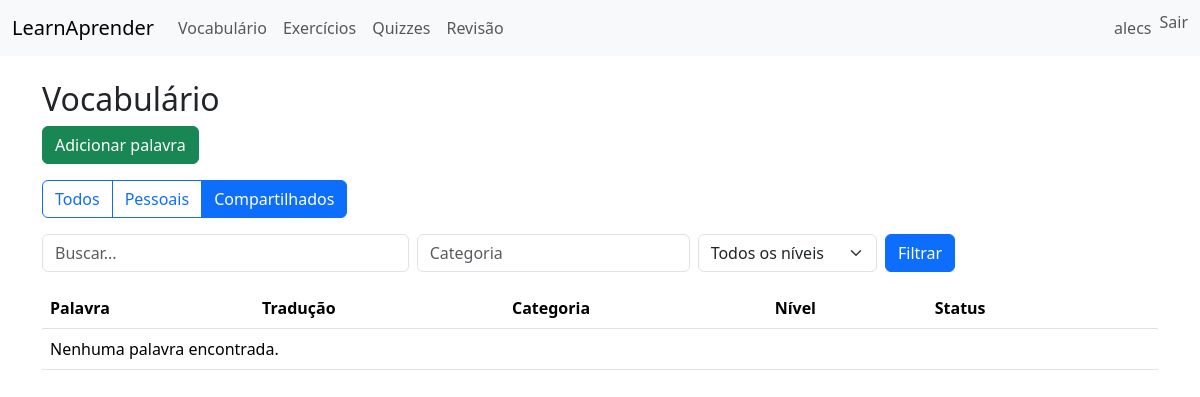
/vocab/?vocab_type=shared (signed in), run on an earlier commit of the app's database.
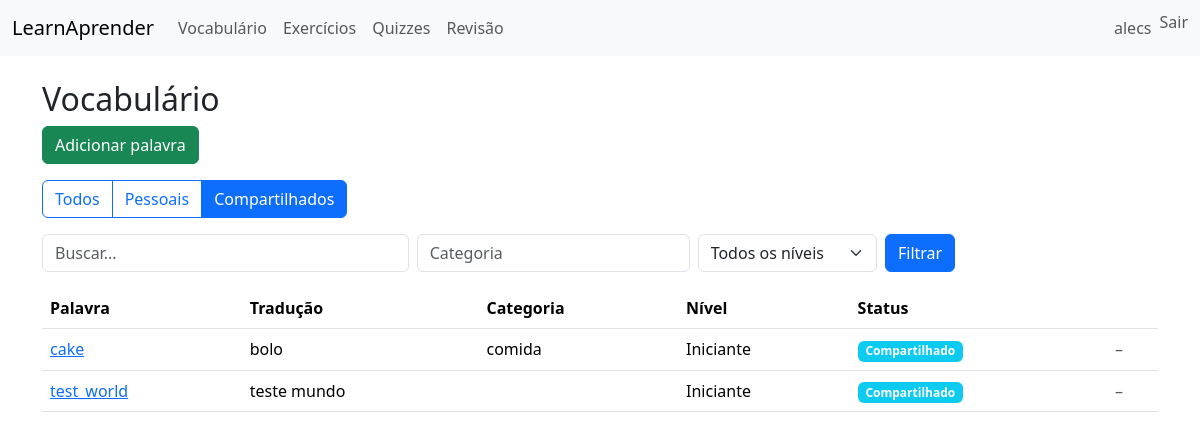
And on a later commit of the database.
### vocab/models.py (models this page shows, shortened)
class Vocabulary(models.Model):
    LEVEL_CHOICES = [
        ('beginner', 'Iniciante'),
        ('intermediate', 'Intermediário'),
    ]
    word = models.CharField(max_length=200)
    translation = models.CharField(max_length=400)
    example = models.TextField(blank=True)
    category = models.CharField(max_length=100, blank=True)
    level = models.CharField(max_length=20, choices=LEVEL_CHOICES, default='beginner')
    tags = models.CharField(max_length=200, blank=True, help_text='Use vírgulas para separar')
    created_by = models.ForeignKey(User, on_delete=models.SET_NULL, null=True, blank=True)
    is_shared = models.BooleanField(default=False, help_text='Se marcado, vocabulário é disponível para todos os usuários')
    created_at = models.DateTimeField(auto_now_add=True)
    class Meta:
        constraints = [
            models.UniqueConstraint(
                fields=['word', 'created_by'],
                condition=models.Q(is_shared=False),
                name='unique_personal_vocab_per_user'
            ),
        ]

### vocab/views.py (the view)
# urls.py: path('', views.VocabListView.as_view(), name='list'),
class VocabListView(ListView):
    model = Vocabulary
    template_name = 'vocab/list.html'
    paginate_by = 20
    def get_queryset(self):
        from django.db.models import Q
        qs = Vocabulary.objects.filter(
            Q(created_by=self.request.user) | Q(is_shared=True)
        )
        vocab_type = self.request.GET.get('vocab_type')
        if vocab_type == 'shared':
            qs = qs.filter(is_shared=True)
        elif vocab_type == 'personal':
            qs = qs.filter(created_by=self.request.user, is_shared=False)
        q = self.request.GET.get('q')
        level = self.request.GET.get('level')
        category = self.request.GET.get('category')
        if q:
            qs = qs.filter(word__icontains=q) | qs.filter(translation__icontains=q)
        if level:
            qs = qs.filter(level=level)
        if category:
            qs = qs.filter(category__icontains=category)
        return qs.order_by('word')
    def get_context_data(self, **kwargs):
        context = super().get_context_data(**kwargs)
        context['vocab_type'] = self.request.GET.get('vocab_type', 'all')
        return context

### templates/vocab/list.html (shortened to what this page needs)
{% extends 'base.html' %}
{% block content %}
  <h2>Vocabulário</h2>
  <div class="mb-3">
    <a class="btn btn-success" href="{% url 'vocab:add' %}">Adicionar palavra</a>
  </div>
  <div class="btn-group mb-3" role="group">
    <a class="btn {% if vocab_type == 'all' %}btn-primary{% else %}btn-outline-primary{% endif %}"
       href="{% url 'vocab:list' %}?vocab_type=all">Todos</a>
    <a class="btn {% if vocab_type == 'personal' %}btn-primary{% else %}btn-outline-primary{% endif %}"
       href="{% url 'vocab:list' %}?vocab_type=personal">Pessoais</a>
    <a class="btn {% if vocab_type == 'shared' %}btn-primary{% else %}btn-outline-primary{% endif %}"
       href="{% url 'vocab:list' %}?vocab_type=shared">Compartilhados</a>
  </div>
  <form method="get" class="row g-2 mb-3">
    <div class="col-md-4"><input class="form-control" name="q" placeholder="Buscar..." value="{{ request.GET.q }}"></div>
    <div class="col-md-3"><input class="form-control" name="category" placeholder="Categoria" value="{{ request.GET.category }}"></div>
    <div class="col-md-2">
      <select name="level" class="form-select">
        <option value="">Todos os níveis</option>
      </select>
    </div>
    <div class="col-md-1"><button class="btn btn-primary">Filtrar</button></div>
  </form>
  <table class="table">
    <thead><tr><th>Palavra</th><th>Tradução</th><th>Categoria</th><th>Nível</th><th>Status</th><th></th></tr></thead>
    <tbody>
      {% for item in object_list %}
        <tr>
          <td><a href="{% url 'vocab:detail' item.pk %}">{{ item.word }}</a></td>
          <td>{{ item.translation }}</td>
          <td>{{ item.category }}</td>
          <td>{{ item.get_level_display }}</td>
          <td>
            {% if item.is_shared %}
              <span class="badge bg-info">Compartilhado</span>
            {% else %}
              <span class="badge bg-secondary">Pessoal</span>
            {% endif %}
          </td>
          <td>
            {% if item.created_by == user or user.is_staff %}
              <a class="btn btn-sm btn-outline-secondary" href="{% url 'vocab:edit' item.pk %}">Editar</a>
            {% else %}
              <span class="text-muted">–</span>
            {% endif %}
          </td>
        </tr>
      {% empty %}
        <tr><td colspan="6">Nenhuma palavra encontrada.</td></tr>
      {% endfor %}
    </tbody>
  </table>
{% endblock %}

What changed in the data, as far as the page shows it:
added Vocabulary: word "cake", translation "bolo", category "comida", level "Iniciante", is_shared "Compartilhado"
now on this page (row edited): Vocabulary: word "test_world", translation "teste mundo", level "Iniciante", is_shared "Compartilhado"
Also different on the page:
text no longer shown: "Nenhuma palavra encontrada."
